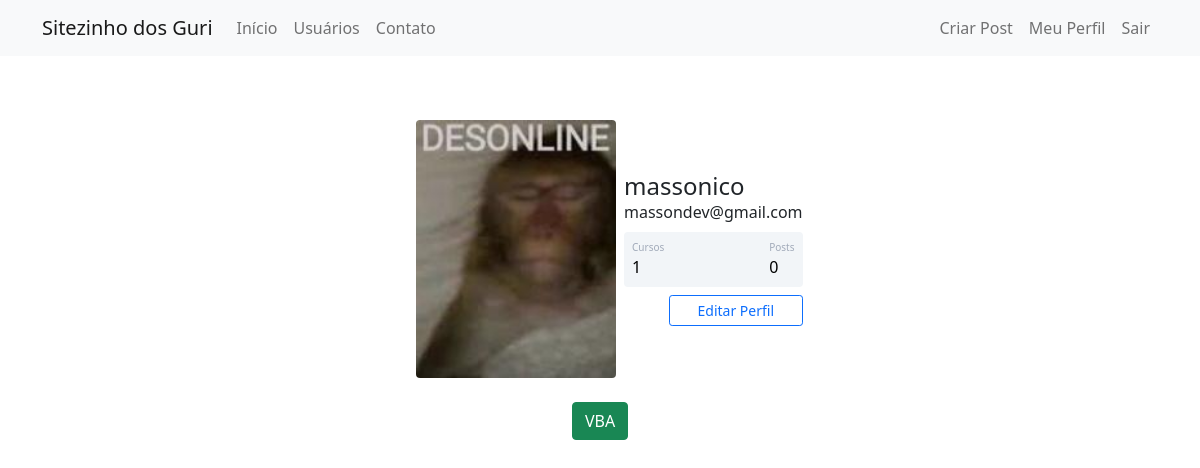
/perfil (signed in), run on the app's committed database.
### sitedosguri/models.py (models this page shows)
class User(database.Model, UserMixin):
    id = database.Column(database.Integer, primary_key=True)
    username = database.Column(database.String(20), unique=True, nullable=False)
    email = database.Column(database.String(120), unique=True, nullable=False)
    image_file = database.Column(database.String(20), nullable=False, default='default.jpg')
    password = database.Column(database.String(60), nullable=False)
    cursos = database.Column(database.String, nullable=False, default='Não Informado.')
    posts = database.relationship('Post', backref='author', lazy=True)

### sitedosguri/routes.py (the view)
@client.route('/perfil')
@login_required
def perfil():
    profile_photo = url_for('static', filename=f"profile_photos/{current_user.image_file}")
    return render_template('perfil.html', profile_photo=profile_photo)

### sitedosguri/models.py (called while the page is built)
@login_manager.user_loader
def load_user(id_usuario):
    return User.query.get(int(id_usuario))

### sitedosguri/templates/perfil.html (shortened to what this page needs)
{% extends 'base.html' %}
{% block body %}
    <div class="container mt-5 d-flex justify-content-center">
        <div class="card p-3">
            <div class="d-flex align-items-center">
                <div class="image pe-2"> <img src="{{ profile_photo }}" class="rounded" width="200"> </div>
                <div class="ml-3 w-100">
                    <h4 class="mb-0 mt-0">{{ current_user.username }}</h4> <span>{{ current_user.email }}</span>
                    <div class="p-2 mt-2 bg-primary d-flex justify-content-between rounded text-white stats">
                        {% if 'Não Informado.' in current_user.cursos or current_user.cursos == '' %}
                          <div class="d-flex flex-column"> <span class="articles">Cursos</span> <span class="number1">0</span> </div>
                        {% else %}
                            <div class="d-flex flex-column"> <span class="articles">Cursos</span> <span class="number1">{{ current_user.cursos.count(';') + 1 }}</span> </div>
                        {% endif %}
                        <div class="d-flex flex-column"> <span class="rating">Posts</span> <span class="number3">0</span> </div>
                    </div>
                    <div class="button mt-2 d-flex flex-row align-items-center">
                        <a class="w-100" href="{{ url_for('edit_profile') }}">
                            <button class="btn btn-sm btn-outline-primary w-100">Editar Perfil</button>
                        </a>
                    </div>
                </div>
            </div>
        </div>
    </div>
    <div class="row justify-content-center">
        <div class="col col-4" style="text-align: center">
        {% if 'Não Informado' in current_user.cursos or current_user.cursos == '' %}
            <strong></strong><br>
        {% else %}
            {% for curso in current_user.cursos.split(';') %}
                <button type="button" class="btn btn-success mt-2">{{ curso }}</button>
            {% endfor %}
        {% endif %}
        </div>
    </div>
{% endblock %}

### sitedosguri/static/style.css (style rules this page uses)
.card { width: 400px; border: none; border-radius: 10px; background-color: #fff; }
.stats { background: #f2f5f8 !important; color: #000 !important; }
.articles { font-size:10px; color: #a1aab9; }
.number1 { font-weight:500; }
.rating { font-size:10px; color: #a1aab9; }
.number3 { font-weight:500; }
.button { margin-left: 45px; }

### data on the page
User: username "massonico", email "massondev@gmail.com", cursos "1", cursos "VBA"
